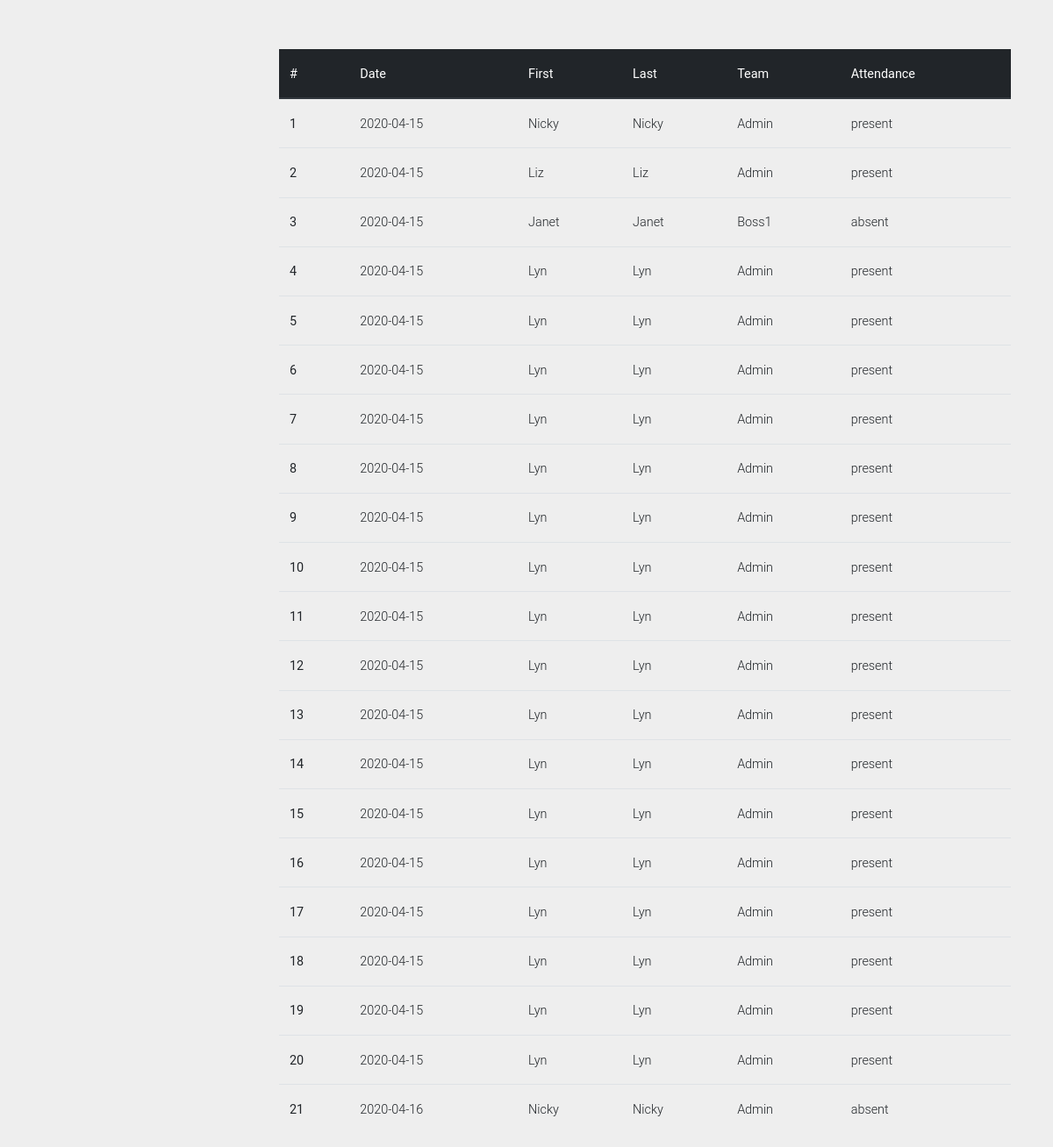
Page /attendance/list (signed in) on the committed database.
### attendance/models.py (models this page shows, shortened)
class Attendance(models.Model):
    head_of_department = models.ForeignKey(User , on_delete=models.SET_NULL, blank=True, null=True)
    employee = models.ForeignKey('Employee', on_delete=models.CASCADE, )
    attendance = models.CharField(max_length=8, choices=attendance_choices, blank=True)
    created=models.DateField(auto_now_add=True)

class Employee(models.Model):
    first_name = models.CharField(max_length=200, unique=True)
    last_name = models.CharField(max_length=200, unique=True)
    head_of_department = models.ForeignKey(User, on_delete=models.SET_NULL, blank=True, null=True)
    email = models.EmailField(max_length=100)
    phone=models.PositiveIntegerField()
    image=models.ImageField(upload_to='media/image_uploads/', default ='media/avatar.jpeg')
    level= models.CharField(max_length=8, choices=level_choices, blank=True)
    work_id=models.CharField(unique=True, max_length=8)
    class Meta:
         ordering =('work_id',)

### attendance/views.py (the view)
# urls.py: path('attendance/list', AttendanceList.as_view(),name ='attendance_list'),
class AttendanceList(LoginRequiredMixin,ListView):
	model =Attendance
	template_name ='attendance/attendance_list.html'
	def get_queryset(self): #hod will only see his employees not anyone else's
		queryset =Attendance.objects.all()
		user =self.request.user
		if not user.is_superuser:
			queryset = queryset.filter(
			    head_of_department=self.request.user
			)
		return queryset

### templates/attendance/attendance_list.html (shortened to what this page needs)
{% extends 'base.html' %}
 {% block content %}
<table class="table">
    <thead class="thead-dark">
        <tr>
            <th scope="col">#</th>
            <th scope="col">Date</th>
            <th scope="col">First</th>
            <th scope="col">Last</th>
            <th scope="col">Team</th>
            <th scope="col">Attendance</th>
        </tr>
    </thead>
    <tbody>
        {% for object in object_list %}
        <tr>
            <th scope="row">{{forloop.counter}} </th>
            <td>{{ object.created|date:'Y-m-d'}} </td>
            <td>{{ object.employee.first_name}} </td>
            <td>{{ object.employee.first_name}} </td>
            <td>{{ object.head_of_department}} </td>
            <td>{{ object.attendance}}</td>
        {%endfor%}
    </tbody>
</table>
{%endblock %}

### templates/base.html (shortened to what this page needs)
{%load static %}
<!DOCTYPE html>
<html lang="en">
<head>
    <link rel="stylesheet" href="https://maxcdn.bootstrapcdn.com/font-awesome/4.7.0/css/font-awesome.min.css">
    <link href="{% static 'css/bootstrap.min.css' %}" rel="stylesheet">
    <link href="{% static 'css/mdb.min.css' %}" rel="stylesheet">
    <link href="{% static 'css/style.css' %}" rel="stylesheet">
</head>
<body class="grey lighten-3">
    <main class="pt-5 mx-lg-5">
        {% block content%} {% endblock %}
    </main>
</body>
</html>

### static/css/style.css (style rules this page uses)
@media (min-width: 1200px) { .navbar, .page-footer, main { padding-left: 270px; } }

### rows in the picture
Attendance: created "2020-04-15", employee.first_name "Nicky", head_of_department "Admin", attendance "present"
Attendance: created "2020-04-15", employee.first_name "Liz", head_of_department "Admin", attendance "present"
Attendance: created "2020-04-15", employee.first_name "Janet", head_of_department "Boss1", attendance "absent"
Attendance: created "2020-04-15", employee.first_name "Lyn", head_of_department "Admin", attendance "present"
Attendance: created "2020-04-15", employee.first_name "Lyn", head_of_department "Admin", attendance "present"
Attendance: created "2020-04-15", employee.first_name "Lyn", head_of_department "Admin", attendance "present"
Attendance: created "2020-04-15", employee.first_name "Lyn", head_of_department "Admin", attendance "present"
Attendance: created "2020-04-15", employee.first_name "Lyn", head_of_department "Admin", attendance "present"
Attendance: created "2020-04-15", employee.first_name "Lyn", head_of_department "Admin", attendance "present"
Attendance: created "2020-04-15", employee.first_name "Lyn", head_of_department "Admin", attendance "present"
Attendance: created "2020-04-15", employee.first_name "Lyn", head_of_department "Admin", attendance "present"
Attendance: created "2020-04-15", employee.first_name "Lyn", head_of_department "Admin", attendance "present"
Attendance: created "2020-04-15", employee.first_name "Lyn", head_of_department "Admin", attendance "present"
Attendance: created "2020-04-15", employee.first_name "Lyn", head_of_department "Admin", attendance "present"
Attendance: created "2020-04-15", employee.first_name "Lyn", head_of_department "Admin", attendance "present"
Attendance: created "2020-04-15", employee.first_name "Lyn", head_of_department "Admin", attendance "present"
Attendance: created "2020-04-15", employee.first_name "Lyn", head_of_department "Admin", attendance "present"
Attendance: created "2020-04-15", employee.first_name "Lyn", head_of_department "Admin", attendance "present"
Attendance: created "2020-04-15", employee.first_name "Lyn", head_of_department "Admin", attendance "present"
Attendance: created "2020-04-15", employee.first_name "Lyn", head_of_department "Admin", attendance "present"
Attendance: created "2020-04-16", employee.first_name "Nicky", head_of_department "Admin", attendance "absent"
